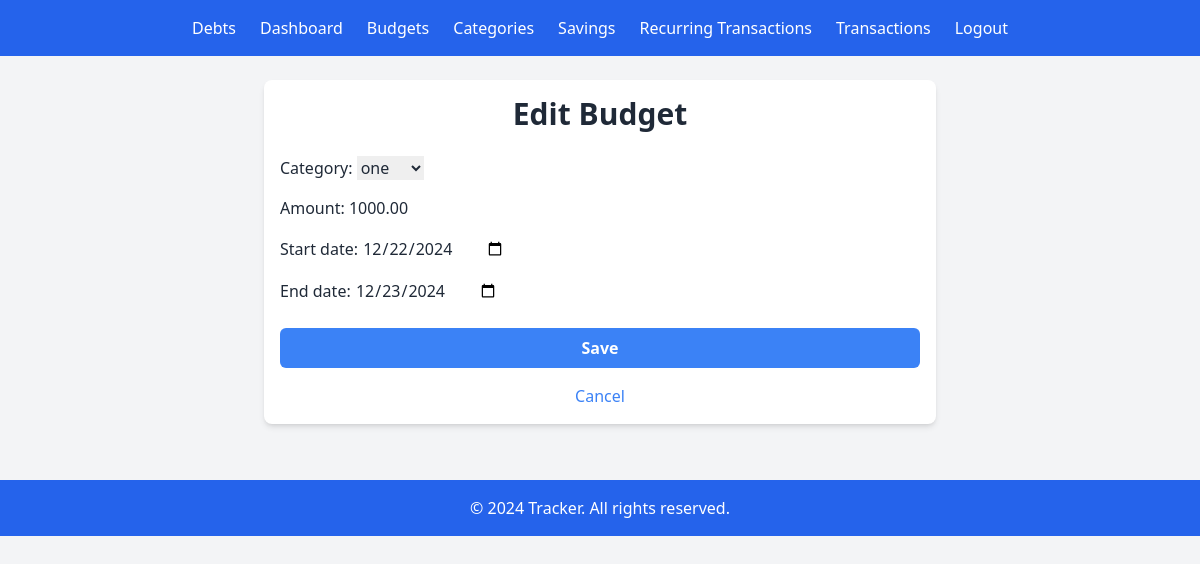
Page /tracker/2/edit/ (signed in) on the committed database.
### tracker/models.py (models this page shows, shortened)
class Category(models.Model):
    category_id = models.AutoField(primary_key=True)
    name = models.CharField(max_length=255)
    description = models.TextField(blank=True, null=True)
    created_at = models.DateTimeField(auto_now_add=True)
    updated_at = models.DateTimeField(auto_now=True)
    def __str__(self):
        return self.name

class Budget(models.Model):
    budget_id = models.AutoField(primary_key=True)  # Auto-incrementing primary key
    user = models.ForeignKey(User, on_delete=models.CASCADE, related_name='budgets')  # ForeignKey to User
    category = models.ForeignKey('Category', on_delete=models.CASCADE, related_name='budgets')  # ForeignKey to Category
    amount = models.DecimalField(max_digits=10, decimal_places=2)  # Budgeted amount
    start_date = models.DateField()  # Start date of the budget
    end_date = models.DateField()  # End date of the budget
    created_at = models.DateTimeField(auto_now_add=True)  # Automatically set on creation

### tracker/views.py (the view)
# urls.py: path('<int:pk>/edit/', views.budget_update, name='budget_update'),
@login_required
def budget_update(request, pk):
    budget = get_object_or_404(Budget, pk=pk, user=request.user)
    if request.method == 'POST':
        form = BudgetForm(request.POST, instance=budget)
        if form.is_valid():
            form.save()
            return redirect('tracker:budget_list')
    else:
        form = BudgetForm(instance=budget)
    return render(request, 'tracker/budget_form.html', {'form': form})

### tracker/forms.py
class BudgetForm(forms.ModelForm):
    class Meta:
        model = Budget
        fields = ['category', 'amount', 'start_date', 'end_date']
        widgets = {
            'start_date': forms.DateInput(attrs={'type': 'date', 'class': 'datepicker'}),
            'end_date': forms.DateInput(attrs={'type': 'date', 'class': 'datepicker'}),
        }

### tracker/templates/tracker/budget_form.html (shortened to what this page needs)
{% extends "tracker/base.html" %}
{% block content %}
<div class="max-w-2xl mx-auto p-4 bg-white shadow-md rounded-lg">
    <h1 class="text-3xl font-bold text-center mb-6">
        {% if form.instance.pk %}
            Edit Budget
        {% else %}
            Create Budget
        {% endif %}
    </h1>
    <form method="post" class="space-y-6">
        <div class="space-y-4">
            {{ form.as_p }}
        </div>
        <button type="submit" class="w-full py-2 bg-blue-500 text-white font-semibold rounded-md hover:bg-blue-600 focus:outline-none focus:ring-2 focus:ring-blue-400">
            Save
        </button>
    </form>
    <div class="text-center mt-4">
        <a href="{% url 'tracker:budget_list' %}" class="text-blue-500 hover:underline">Cancel</a>
    </div>
</div>
{% endblock %}

### rows in the picture
Category: category "one"
Budget: amount "1000.00", start_date "12/22/2024", end_date "12/23/2024"
